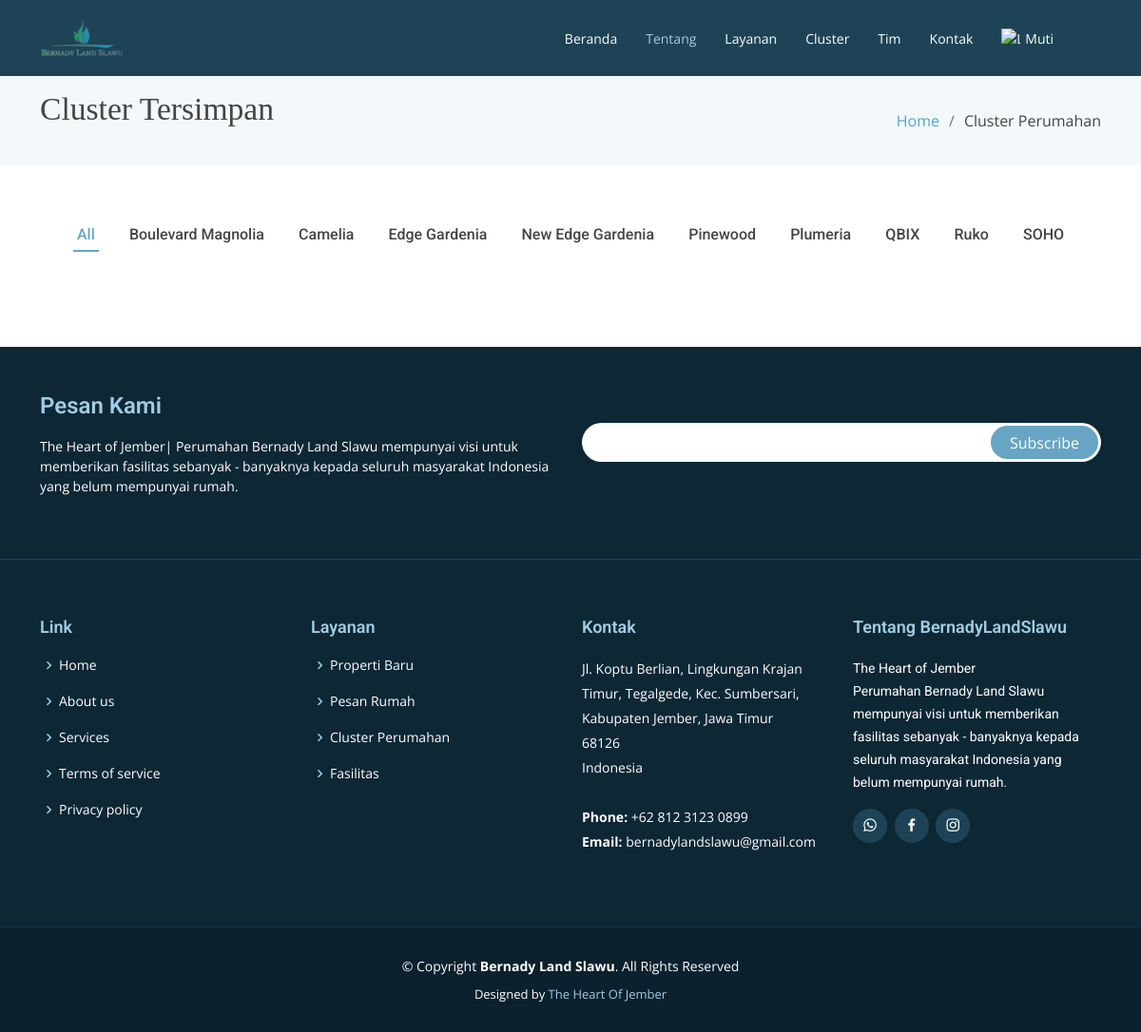
The page /daftar-cluster-tersimpan.php (signed in) on the database as committed earlier.
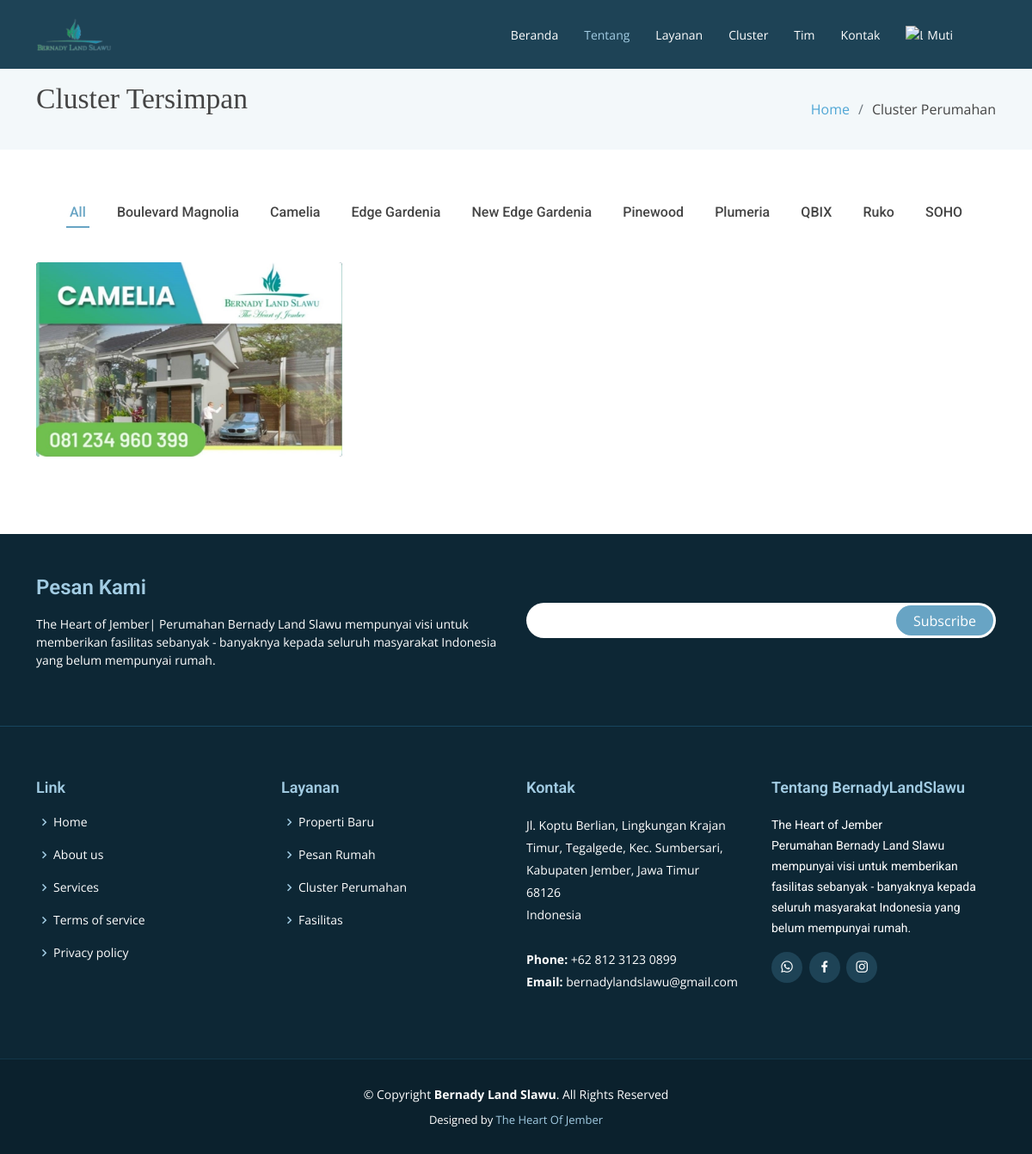
The same page on the database as committed later.
### tables this page shows
CREATE TABLE `simpan_cluster` (
  `id_simpan` int(11) NOT NULL,
  `id_cluster` int(11) NOT NULL,
  `id_user` int(11) NOT NULL
);

CREATE TABLE `cluster` (
  `id_cluster` int(11) NOT NULL,
  `foto_cluster` varchar(100) NOT NULL,
  `nama_cluster` varchar(100) NOT NULL,
  `blok` varchar(100) NOT NULL,
  `jumlah_unit` int(100) NOT NULL,
  `harga` varchar(100) NOT NULL,
  `harga_dp` varchar(100) NOT NULL,
  `filter` varchar(11) NOT NULL,
  `jenis_cluster` varchar(50) NOT NULL
);

### daftar-cluster-tersimpan.php (the view, shortened to what the changed rows need)
<?php
require('koneksi.php');
$userName = $_SESSION['name'];
$query_mysql = mysqli_query($koneksi, "select * from user_detail where user_fullname = '$userName'");
$data = mysqli_fetch_array($query_mysql);
$Id_user = $data['id_user'];
$query = mysqli_query($koneksi,"SELECT * from simpan_cluster JOIN cluster ON cluster.id_cluster = simpan_cluster.id_cluster WHERE simpan_cluster.id_user='$Id_user'");
?>
<!DOCTYPE html>
<html lang="en">
<head>
  <link href="vendor/animate.css/animate.min.css" rel="stylesheet">
  <link href="vendor/aos/aos.css" rel="stylesheet">
  <link href="vendor/bootstrap/css/bootstrap.min.css" rel="stylesheet">
  <link href="vendor/bootstrap-icons/bootstrap-icons.css" rel="stylesheet">
  <link href="vendor/boxicons/css/boxicons.min.css" rel="stylesheet">
  <link href="vendor/glightbox/css/glightbox.min.css" rel="stylesheet">
  <link href="vendor/swiper/swiper-bundle.min.css" rel="stylesheet">
  <link href="css/style.css" rel="stylesheet">
</head>
<body>
  <main id="main">
    <section class="breadcrumbs">
      <div class="container">
        <div class="d-flex justify-content-between align-items-center">
          <h2>
            <blockquote>Cluster Tersimpan</blockquote>
          </h2>
        </div>
      </div>
    </section>
    <section class="portfolio">
      <div class="container">
        <div class="row portfolio-container" data-aos="fade-up" data-aos-easing="ease-in-out" data-aos-duration="500">
        <?php
        while ($item = mysqli_fetch_array($query)){
          ?>
          <div class="col-lg-4 col-md-6 portfolio-wrap <?php echo $item['filter'];?>">
            <div class="portfolio-item">
              <img src="img/images_cluster/<?php echo $item['foto_cluster']; ?>" class="img-fluid" alt="">
            </div>
          </div>
          <?php
        }
        ?>
        </div>
      </div>
    </section>
  </main>
      </body>
      </html>

Rows that differ between the two databases and show on the page:
added simpan_cluster: id_cluster.foto_cluster (picture)
